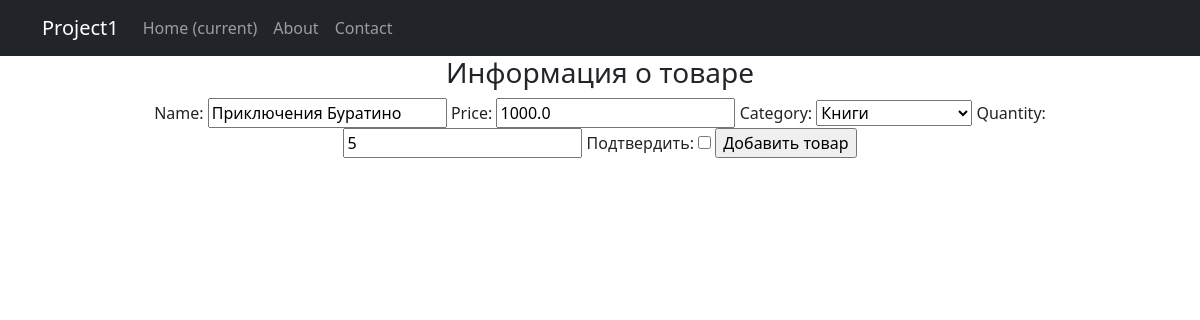
The app's page /products/create/2 with its own data.
### simpleapp/models.py (models this page shows, shortened)
class Product(models.Model):
    name = models.CharField(
        max_length=50,
        unique=True, # названия товаров не должны повторяться
    )
    description = models.TextField()
    quantity = models.IntegerField(
        validators=[MinValueValidator(0,'Quantity should be >= 0')],
    )
    category = models.ForeignKey(
        to='Category',
        on_delete=models.CASCADE,
        related_name='products', # все продукты в категории будут доступны через поле products
    )
    price = models.FloatField(
        validators=[MinValueValidator(0.0)],
    )

class Category(models.Model):
    name = models.CharField(max_length=100, unique=True)
    def __str__(self):
        return self.name.title()

### simpleapp/views.py (the view)
# urls.py: path('create/<int:pk>', ProductUpdateView.as_view(), name='product_update'),
class ProductUpdateView(UpdateView):
    template_name = 'simple_app/product_create.html'
    form_class = ProductForm
    def get_object(self, **kwargs):
        id = self.kwargs.get('pk')
        return Product.objects.get(pk=id)

### simpleapp/forms.py
class ProductForm(ModelForm):
    check_box = BooleanField(label='Подтвердить')
    class Meta:
        model = Product
        fields = ['name', 'price', 'category', 'quantity', 'check_box']

### templates/simple_app/product_create.html (shortened to what this page needs)
{% extends 'flatpages/default.html' %}
{% block content %}
<h3>Информация о товаре</h3>
<form method="POST">
    {{ form }}
    <input type="submit" value="Добавить товар">
</form>
{% endblock content %}

### records on screen
Product: name "Приключения Буратино", price "1000.0", category "Книги", quantity "5"
